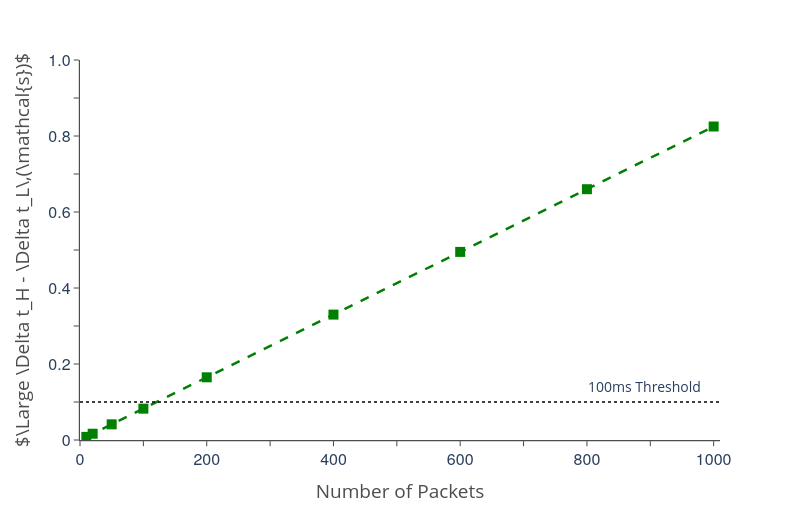

Here is the notebook cell this chart was saved with:
### Code cell
fig = px.line(df, x="Number of Packets", y="Delay", markers=True, line_dash_sequence=["dash"])

fig.update_traces(marker=dict(size=10, symbol="square"), line=dict(width=2.5, color="green"))

fig.update_layout(
    width=800, height=520,

    xaxis=dict(range=[0, 1010], tick0=0, dtick=200, showline=True, ticks='outside', linewidth=1.2, tickwidth=1, linecolor="#4D4D4D",
        tickfont = dict(size=16, family="Helvetica Neue"), tickmode='array',
        tickvals=[i for i in range(0, 1100, 100)],  # ticks every 100
        ticktext=[str(i) if i % 200 == 0 else '' for i in range(0, 1100, 100)]),

    yaxis=dict(range=[0, 1.0], tick0=0, dtick=0.2, showline=True, ticks='outside', linewidth=1.2, tickwidth=1, linecolor="#4D4D4D",
        tickfont = dict(size=16, family="Helvetica Neue"), tickmode='array',
        tickvals=[(i / 1000) for i in range(0, 1100, 100)],  # ticks every 100
        ticktext=['0']+[str(i / 1000) if i % 200 == 0 else '' for i in range(100, 1100, 100)]),

    plot_bgcolor="rgba(255,255,255,0)", # transparent
)

fig.update_layout(
    font=dict(size=16),
    yaxis_title=r"$\Large \Delta t_H - \Delta t_L\,(\mathcal{s})$",
    yaxis_title_standoff=13,
    yaxis_title_font=dict(
        color="#4D4D4D",      # color
    ),
    xaxis_title_font=dict(
        color="#4D4D4D"
    )
)

fig.add_shape(
    type="line",
    xref="paper",  # use full x-axis
    yref="y",      # fixed y-axis
    x0=0,
    x1=1,          # spans right edge
    y0=0.1,
    y1=0.1,
    line=dict(color="black", width=1.5, dash="dot")
)

fig.add_annotation(
    text="100ms Threshold",
    xref="paper", yref="y",
    x=0.79,  # left edge annotation
    y=0.11,
    showarrow=False,
    font=dict(size=14),
    xanchor="left",
    yanchor="bottom"
)

fig.show()

### Figure 1 — Plotly figure (JSON) as saved in the notebook; plotly's stock layout.template omitted (floating-point values rounded to 4 significant figures)
{"data": [{"hovertemplate": "Number of Packets=%{x}<br>Delay=%{y}<extra></extra>", "legendgroup": "", "line": {"color": "green", "dash": "dash", "width": 2.5}, "marker": {"size": 10, "symbol": "square"}, "mode": "lines+markers", "name": "", "orientation": "v", "showlegend": false, "type": "scatter", "x": [10, 20, 50, 100, 200, 400, 600, 800, 1000], "xaxis": "x", "y": [0.00825, 0.0165, 0.04125, 0.0825, 0.165, 0.33, 0.495, 0.66, 0.825], "yaxis": "y"}], "layout": {"annotations": [{"font": {"size": 14}, "showarrow": false, "text": "100ms Threshold", "x": 0.79, "xanchor": "left", "xref": "paper", "y": 0.11, "yanchor": "bottom", "yref": "y"}], "font": {"size": 16}, "height": 520, "legend": {"tracegroupgap": 0}, "margin": {"t": 60}, "plot_bgcolor": "rgba(255,255,255,0)", "shapes": [{"line": {"color": "black", "dash": "dot", "width": 1.5}, "type": "line", "x0": 0, "x1": 1, "xref": "paper", "y0": 0.1, "y1": 0.1, "yref": "y"}], "width": 800, "xaxis": {"anchor": "y", "domain": [0, 1], "dtick": 200, "linecolor": "#4D4D4D", "linewidth": 1.2, "range": [0, 1010], "showline": true, "tick0": 0, "tickfont": {"family": "Helvetica Neue", "size": 16}, "tickmode": "array", "ticks": "outside", "ticktext": ["0", "", "200", "", "400", "", "600", "", "800", "", "1000"], "tickvals": [0, 100, 200, 300, 400, 500, 600, 700, 800, 900, 1000], "tickwidth": 1, "title": {"font": {"color": "#4D4D4D"}, "text": "Number of Packets"}}, "yaxis": {"anchor": "x", "domain": [0, 1], "dtick": 0.2, "linecolor": "#4D4D4D", "linewidth": 1.2, "range": [0, 1], "showline": true, "tick0": 0, "tickfont": {"family": "Helvetica Neue", "size": 16}, "tickmode": "array", "ticks": "outside", "ticktext": ["0", "", "0.2", "", "0.4", "", "0.6", "", "0.8", "", "1.0"], "tickvals": [0, 0.1, 0.2, 0.3, 0.4, 0.5, 0.6, 0.7, 0.8, 0.9, 1], "tickwidth": 1, "title": {"font": {"color": "#4D4D4D"}, "standoff": 13, "text": "$\\Large \\Delta t_H - \\Delta t_L\\,(\\mathcal{s})$"}}}}
